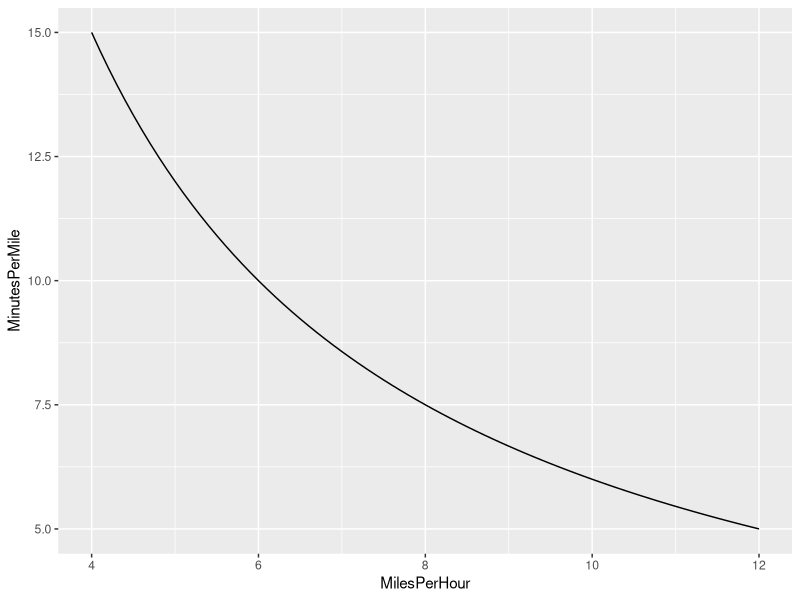

The R source for this figure:
library( ggplot2 )

mph <- seq( from = 4.0, to = 12, by = 0.1 )
mpm <- rep( 0, length( mph ) )

for( i in seq.int( length( mph ) ) )
  {
  mpm[i] <- 60.0 / mph[i]
  }

speed_df <- data.frame( MilesPerHour = mph, MinutesPerMile = mpm )

myPlot <- ggplot( data = speed_df ) +
          geom_line( aes( x = MilesPerHour, y = MinutesPerMile ) )
ggsave( "/Users/ntustison/Desktop/speed.pdf", myPlot, height = 7, width = 7, units = 'in' )